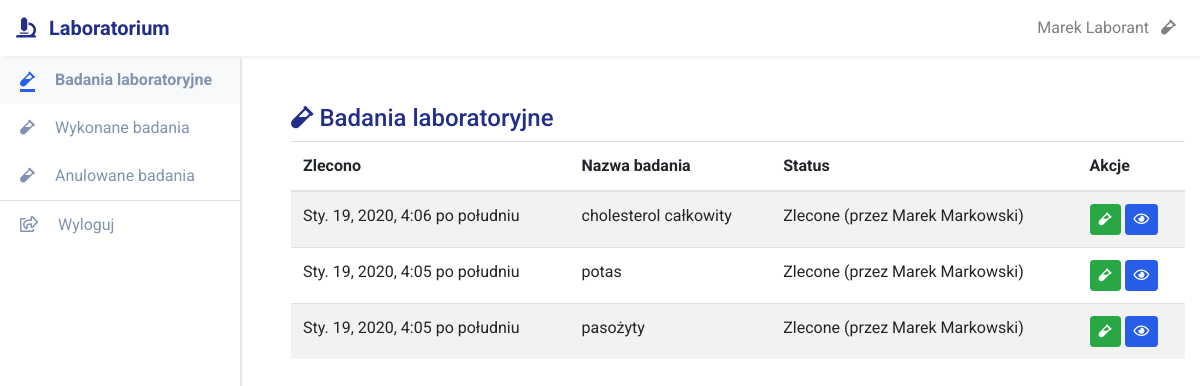
/laboratorium/laborant/ (signed in), run on an earlier commit of the app's database.
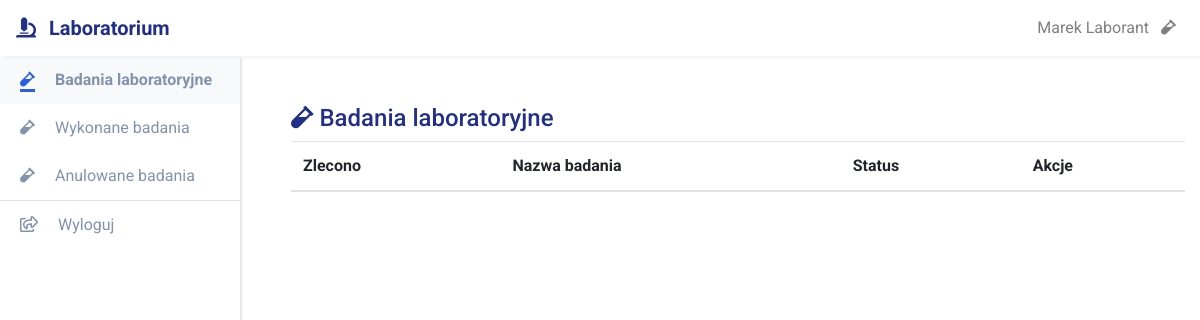
And on a later commit of the database.
### laboratorium_app/models.py (models this page shows)
class BadanieLaboratoryjne(models.Model):
    STATUS = (
        ("ZLE", "Zlecone"),
        ("WYK", "Wykonane"),
        ("ANUL_LAB", "Anulowane przez Laboranta"),
        ("ZATW", "Zatwierdzone"),
        ("ANUL_KLAB", "Anulowane przez Kier. Laboratorium"),
    )
    status = models.CharField(
        null=False, choices=STATUS, max_length=9, default="ZLE"
    )
    uwagi_lekarza = models.TextField(null=True, blank=True)
    dt_zlecenia = models.DateTimeField(auto_now_add=True)
    wynik = models.TextField(blank=True)
    dt_wyk_anul_lab = models.DateTimeField(null=True)
    dt_zatw_anul_klab = models.DateTimeField(null=True)
    uwagi_kierownika = models.TextField(null=True, blank=True)
    slownik = models.ForeignKey(SlownikBadan, on_delete=models.PROTECT)
    wizyta = models.ForeignKey(Wizyta, on_delete=models.PROTECT)
    laborant = models.ForeignKey(
        Laborant, null=True, blank=True, on_delete=models.PROTECT
    )
    kier_lab = models.ForeignKey(
        KierownikLabarotorium, null=True, blank=True, on_delete=models.PROTECT
    )
    badania = BadanieLaboratoryjneManager()
    class Meta:
        verbose_name_plural = "Badania Laboratoryjne"

### common/models.py (models this page shows, shortened)
class SlownikBadan(models.Model):
    TYP_BAD = (
        ('L', 'Laboratoryjne'),
        ('F', 'Fizykalne'),
    )
    key = models.CharField(max_length=32, primary_key=True)
    typ = models.CharField(max_length=1, choices=TYP_BAD)
    nazwa = models.CharField(max_length=128)
    class Meta:
        verbose_name_plural = "Słownik Badań"

### przychodnia_wizyta/models.py (models this page shows, shortened)
class Wizyta(models.Model):
    STATUS = (
        ("REJ", "Zarejestrowana"),
        ("ZAK", "Zakończona"),
        ("ANUL", "Anulowana")
    )
    opis = models.TextField(null=True, blank=True)
    diagnoza = models.TextField(null=True, blank=True)
    status = models.CharField(null=False, choices=STATUS, max_length=4, default="REJ")
    dt_rej = models.DateTimeField(null=False, blank=False)
    dt_zak_anul = models.DateTimeField(null=True, blank=True)
    pacjent = models.ForeignKey(Pacjent, on_delete=models.PROTECT)
    rejestratorka = models.ForeignKey(Rejestratorka, on_delete=models.PROTECT)
    lekarz = models.ForeignKey(Lekarz, on_delete=models.PROTECT)
    wizyty = WizytaManager()
    class Meta:
        ordering = ["dt_rej"]
        verbose_name_plural = "Wizyty"

### przychodnia_app/models.py (models this page shows)
class Lekarz(CommonProfileModel):
    user = models.OneToOneField(User, on_delete=models.PROTECT)
    role = models.CharField(max_length=16, default="LEKARZ", editable=False)
    npwz = models.CharField("NPWZ", max_length=7, unique=True)
    class Meta:
        verbose_name_plural = "Lekarze"

### laboratorium_app/views.py (the view)
@method_decorator(login_required(login_url='/login'), name='dispatch')
@method_decorator(uprawniania_laborant_wymagane, name='dispatch')
class LaborantDashboard(View):
    template_name = "laboratorium_app/laborant-dashboard.html"
    def get(self, request):
        context = {}
        context["badania"] = BadanieLaboratoryjne.badania.filter(status="ZLE").order_by("-dt_zlecenia")
        return render(request, self.template_name, context)

### common/models.py (called while the page is built)
    def __str__(self):
        return "%s %s" % (self.imie, self.nazwisko)

### laboratorium_app/models.py (called while the page is built)
    def get_queryset(self):
        return BadanieLaboratoryjneQuerySet(self.model, using=self._db)

### przychodnia_wizyta/models.py (called while the page is built)
    def get_old(self):
        return self.filter(
            Q(status='REJ') & Q(dt_rej__lte=timezone.now() - timedelta(hours=12)))

    def get_new(self):
        return self.filter(
            Q(status='REJ') & Q(dt_rej__gte=timezone.now() - timedelta(hours=12)))

    def get_queryset(self):
        return WizytaQuerySet(self.model, using=self._db)

    def get_old(self):
        return self.get_queryset().get_old()

    def get_new(self):
        return self.get_queryset().get_new()

### laboratorium_app/templates/laboratorium_app/laborant-dashboard.html (shortened to what this page needs)
{% extends 'przychodnia_app/extend/base_przychodnia.html' %}
{% block content %}
<h4>
  <i class="fas fas fa-vial"></i>&nbsp;Badania laboratoryjne
</h4>
<table class="table table-striped">
  <thead>
    <tr>
      <th scope="col">Zlecono</th>
      <th scope="col">Nazwa badania</th>
      <th scope="col">Status</th>
      <th scope="col">Akcje</th>
    </tr>
  </thead>
  <tbody>
    {% for bad_lab in badania %}
    <tr>
      <td>
        {{bad_lab.dt_zlecenia}}
      </td>
      <td>
        <span data-toggle="tooltip" data-placement="right" title="{{bad_lab.slownik.key}}">
          {{bad_lab.slownik.nazwa}}
        </span>
      </td>
      <td>
        {% include 'laboratorium_app/include/badanie_lab_status_text.html' with badanie_lab=bad_lab %}
      </td>
      <td>
        <a class="btn btn-sm btn-success" href="{% url 'laboratorium_app:laborant-wyk-anul' pk=bad_lab.pk %}" role="button" data-toggle="tooltip" data-placement="bottom" title="Wykonaj badanie laboratoryjne">
          <i class="fas fa-vial"></i>
        </a>
        <a href="{% url 'laboratorium_app:laboratorium-bad-lab-detail' pk=bad_lab.pk %}" class="btn btn-sm btn-primary" href="#" role="button" data-toggle="tooltip" data-placement="bottom" title="Pokaż szczegóły badania">
          <i class="far fa-eye"></i>
        </a>
      </td>
    </tr>
    {% endfor %}
  </tbody>
</table>
{% endblock %}

### laboratorium_app/templates/laboratorium_app/include/badanie_lab_status_text.html
{% if badanie_lab.status == "ZLE" %}
Zlecone (przez {{badanie_lab.wizyta.lekarz}})
{% elif badanie_lab.status == "WYK" %}
Wykonane ({{badanie_lab.laborant}})
{% elif badanie_lab.status == "ANUL_LAB" %}
Anulowane przez Laboranta ({{badanie_lab.laborant}})
{% elif badanie_lab.status == "ZATW" %}
Zatwierdzone ({{badanie_lab.kier_lab}})
{% elif badanie_lab.status == "ANUL_KLAB" %}
Anulowane przez Kier. Laboratorium ({{badanie_lab.kier_lab}})
{% endif %}

What changed in the data, as far as the page shows it:
no longer on this page (row edited): BadanieLaboratoryjne: dt_zlecenia "Sty. 19, 2020, 4:06 po południu", slownik.nazwa "cholesterol całkowity", wizyta.lekarz "Marek Markowski"
no longer on this page (row edited): BadanieLaboratoryjne: dt_zlecenia "Sty. 19, 2020, 4:05 po południu", slownik.nazwa "potas", wizyta.lekarz "Marek Markowski"
no longer on this page (row edited): BadanieLaboratoryjne: dt_zlecenia "Sty. 19, 2020, 4:05 po południu", slownik.nazwa "pasożyty", wizyta.lekarz "Marek Markowski"
